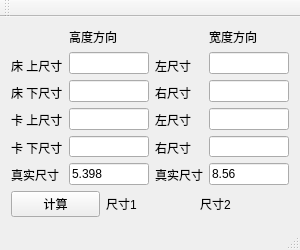
<?xml version="1.0" encoding="UTF-8"?>
<ui version="4.0">
 <class>MainWindow</class>
 <widget class="QMainWindow" name="MainWindow">
  <property name="geometry">
   <rect>
    <x>0</x>
    <y>0</y>
    <width>300</width>
    <height>250</height>
   </rect>
  </property>
  <property name="minimumSize">
   <size>
    <width>300</width>
    <height>250</height>
   </size>
  </property>
  <property name="maximumSize">
   <size>
    <width>300</width>
    <height>254</height>
   </size>
  </property>
  <property name="windowTitle">
   <string>宿舍床铺尺寸计算器</string>
  </property>
  <widget class="QWidget" name="centralWidget">
   <layout class="QHBoxLayout" name="horizontalLayout_3">
    <item>
     <layout class="QVBoxLayout" name="verticalLayout_5">
      <item>
       <layout class="QHBoxLayout" name="horizontalLayout">
        <item>
         <layout class="QVBoxLayout" name="verticalLayout_4">
          <item>
           <widget class="QLabel" name="label_13">
            <property name="text">
             <string/>
            </property>
           </widget>
          </item>
          <item>
           <widget class="QLabel" name="label_5">
            <property name="text">
             <string>床 上尺寸</string>
            </property>
           </widget>
          </item>
          <item>
           <widget class="QLabel" name="label_6">
            <property name="text">
             <string>床 下尺寸</string>
            </property>
           </widget>
          </item>
          <item>
           <widget class="QLabel" name="label_7">
            <property name="text">
             <string>卡 上尺寸</string>
            </property>
           </widget>
          </item>
          <item>
           <widget class="QLabel" name="label_8">
            <property name="text">
             <string>卡 下尺寸</string>
            </property>
           </widget>
          </item>
          <item>
           <widget class="QLabel" name="label_15">
            <property name="text">
             <string>真实尺寸</string>
            </property>
           </widget>
          </item>
         </layout>
        </item>
        <item>
         <layout class="QVBoxLayout" name="verticalLayout_3">
          <item>
           <widget class="QLabel" name="label_3">
            <property name="text">
             <string>高度方向</string>
            </property>
           </widget>
          </item>
          <item>
           <widget class="QLineEdit" name="edt_bed_h_1"/>
          </item>
          <item>
           <widget class="QLineEdit" name="edt_bed_h_2"/>
          </item>
          <item>
           <widget class="QLineEdit" name="edt_ref_h_1"/>
          </item>
          <item>
           <widget class="QLineEdit" name="edt_ref_h_2"/>
          </item>
          <item>
           <widget class="QLineEdit" name="edt_ref_h">
            <property name="text">
             <string>5.398</string>
            </property>
           </widget>
          </item>
         </layout>
        </item>
        <item>
         <layout class="QVBoxLayout" name="verticalLayout_2">
          <item>
           <widget class="QLabel" name="label_14">
            <property name="text">
             <string/>
            </property>
           </widget>
          </item>
          <item>
           <widget class="QLabel" name="label_9">
            <property name="text">
             <string>左尺寸</string>
            </property>
           </widget>
          </item>
          <item>
           <widget class="QLabel" name="label_10">
            <property name="text">
             <string>右尺寸</string>
            </property>
           </widget>
          </item>
          <item>
           <widget class="QLabel" name="label_11">
            <property name="text">
             <string>左尺寸</string>
            </property>
           </widget>
          </item>
          <item>
           <widget class="QLabel" name="label_12">
            <property name="text">
             <string>右尺寸</string>
            </property>
           </widget>
          </item>
          <item>
           <widget class="QLabel" name="label_16">
            <property name="text">
             <string>真实尺寸</string>
            </property>
           </widget>
          </item>
         </layout>
        </item>
        <item>
         <layout class="QVBoxLayout" name="verticalLayout">
          <item>
           <widget class="QLabel" name="label_4">
            <property name="text">
             <string>宽度方向</string>
            </property>
           </widget>
          </item>
          <item>
           <widget class="QLineEdit" name="edt_bed_w_1"/>
          </item>
          <item>
           <widget class="QLineEdit" name="edt_bed_w_2"/>
          </item>
          <item>
           <widget class="QLineEdit" name="edt_ref_w_1"/>
          </item>
          <item>
           <widget class="QLineEdit" name="edt_ref_w_2"/>
          </item>
          <item>
           <widget class="QLineEdit" name="edt_ref_w">
            <property name="text">
             <string>8.56</string>
            </property>
           </widget>
          </item>
         </layout>
        </item>
       </layout>
      </item>
      <item>
       <layout class="QHBoxLayout" name="horizontalLayout_2">
        <item>
         <widget class="QPushButton" name="btn_count">
          <property name="text">
           <string>计算</string>
          </property>
         </widget>
        </item>
        <item>
         <widget class="QLabel" name="result_x">
          <property name="layoutDirection">
           <enum>Qt::LeftToRight</enum>
          </property>
          <property name="text">
           <string>尺寸1</string>
          </property>
         </widget>
        </item>
        <item>
         <widget class="QLabel" name="result_y">
          <property name="text">
           <string>尺寸2</string>
          </property>
         </widget>
        </item>
       </layout>
      </item>
     </layout>
    </item>
   </layout>
  </widget>
  <widget class="QMenuBar" name="menuBar">
   <property name="geometry">
    <rect>
     <x>0</x>
     <y>0</y>
     <width>300</width>
     <height>23</height>
    </rect>
   </property>
  </widget>
  <widget class="QToolBar" name="mainToolBar">
   <attribute name="toolBarArea">
    <enum>TopToolBarArea</enum>
   </attribute>
   <attribute name="toolBarBreak">
    <bool>false</bool>
   </attribute>
  </widget>
  <widget class="QStatusBar" name="statusBar"/>
 </widget>
 <layoutdefault spacing="6" margin="11"/>
 <resources/>
 <connections/>
</ui>
